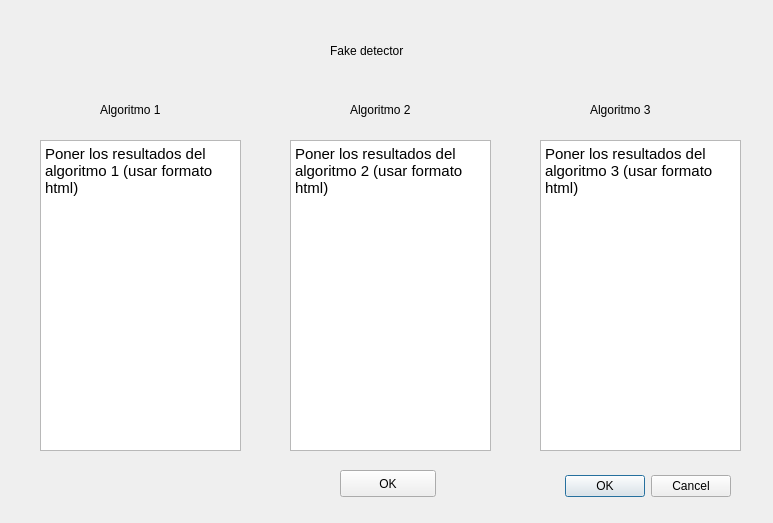
<?xml version="1.0" encoding="UTF-8"?>
<ui version="4.0">
 <class>FakeResults</class>
 <widget class="QDialog" name="FakeResults">
  <property name="geometry">
   <rect>
    <x>0</x>
    <y>0</y>
    <width>773</width>
    <height>523</height>
   </rect>
  </property>
  <property name="windowTitle">
   <string>Dialog</string>
  </property>
  <widget class="QDialogButtonBox" name="buttonBox">
   <property name="geometry">
    <rect>
     <x>560</x>
     <y>470</y>
     <width>171</width>
     <height>32</height>
    </rect>
   </property>
   <property name="orientation">
    <enum>Qt::Orientation::Horizontal</enum>
   </property>
   <property name="standardButtons">
    <set>QDialogButtonBox::StandardButton::Cancel|QDialogButtonBox::StandardButton::Ok</set>
   </property>
  </widget>
  <widget class="QLabel" name="tituloLabel">
   <property name="geometry">
    <rect>
     <x>330</x>
     <y>30</y>
     <width>151</width>
     <height>41</height>
    </rect>
   </property>
   <property name="text">
    <string>Fake detector</string>
   </property>
  </widget>
  <widget class="QLabel" name="algoritmo1Label">
   <property name="geometry">
    <rect>
     <x>100</x>
     <y>100</y>
     <width>91</width>
     <height>19</height>
    </rect>
   </property>
   <property name="text">
    <string>Algoritmo 1</string>
   </property>
  </widget>
  <widget class="QLabel" name="algoritmo2Label">
   <property name="geometry">
    <rect>
     <x>350</x>
     <y>100</y>
     <width>91</width>
     <height>19</height>
    </rect>
   </property>
   <property name="text">
    <string>Algoritmo 2</string>
   </property>
  </widget>
  <widget class="QLabel" name="algoritmo3Label">
   <property name="geometry">
    <rect>
     <x>590</x>
     <y>100</y>
     <width>91</width>
     <height>19</height>
    </rect>
   </property>
   <property name="text">
    <string>Algoritmo 3</string>
   </property>
  </widget>
  <widget class="QTextEdit" name="resultado1Text">
   <property name="geometry">
    <rect>
     <x>40</x>
     <y>140</y>
     <width>201</width>
     <height>311</height>
    </rect>
   </property>
   <property name="html">
    <string>&lt;!DOCTYPE HTML PUBLIC &quot;-//W3C//DTD HTML 4.0//EN&quot; &quot;http://www.w3.org/TR/REC-html40/strict.dtd&quot;&gt;
&lt;html&gt;&lt;head&gt;&lt;meta name=&quot;qrichtext&quot; content=&quot;1&quot; /&gt;&lt;meta charset=&quot;utf-8&quot; /&gt;&lt;style type=&quot;text/css&quot;&gt;
p, li { white-space: pre-wrap; }
hr { height: 1px; border-width: 0; }
li.unchecked::marker { content: &quot;\2610&quot;; }
li.checked::marker { content: &quot;\2612&quot;; }
&lt;/style&gt;&lt;/head&gt;&lt;body style=&quot; font-family:'Adwaita Sans'; font-size:11pt; font-weight:400; font-style:normal;&quot;&gt;
&lt;p style=&quot; margin-top:0px; margin-bottom:0px; margin-left:0px; margin-right:0px; -qt-block-indent:0; text-indent:0px;&quot;&gt;Poner los resultados del algoritmo 1 (usar formato html)&lt;/p&gt;&lt;/body&gt;&lt;/html&gt;</string>
   </property>
  </widget>
  <widget class="QTextEdit" name="resultado2Text">
   <property name="geometry">
    <rect>
     <x>290</x>
     <y>140</y>
     <width>201</width>
     <height>311</height>
    </rect>
   </property>
   <property name="html">
    <string>&lt;!DOCTYPE HTML PUBLIC &quot;-//W3C//DTD HTML 4.0//EN&quot; &quot;http://www.w3.org/TR/REC-html40/strict.dtd&quot;&gt;
&lt;html&gt;&lt;head&gt;&lt;meta name=&quot;qrichtext&quot; content=&quot;1&quot; /&gt;&lt;meta charset=&quot;utf-8&quot; /&gt;&lt;style type=&quot;text/css&quot;&gt;
p, li { white-space: pre-wrap; }
hr { height: 1px; border-width: 0; }
li.unchecked::marker { content: &quot;\2610&quot;; }
li.checked::marker { content: &quot;\2612&quot;; }
&lt;/style&gt;&lt;/head&gt;&lt;body style=&quot; font-family:'Adwaita Sans'; font-size:11pt; font-weight:400; font-style:normal;&quot;&gt;
&lt;p style=&quot; margin-top:0px; margin-bottom:0px; margin-left:0px; margin-right:0px; -qt-block-indent:0; text-indent:0px;&quot;&gt;Poner los resultados del algoritmo 2 (usar formato html)&lt;/p&gt;&lt;/body&gt;&lt;/html&gt;</string>
   </property>
  </widget>
  <widget class="QTextEdit" name="resultado3Text">
   <property name="geometry">
    <rect>
     <x>540</x>
     <y>140</y>
     <width>201</width>
     <height>311</height>
    </rect>
   </property>
   <property name="html">
    <string>&lt;!DOCTYPE HTML PUBLIC &quot;-//W3C//DTD HTML 4.0//EN&quot; &quot;http://www.w3.org/TR/REC-html40/strict.dtd&quot;&gt;
&lt;html&gt;&lt;head&gt;&lt;meta name=&quot;qrichtext&quot; content=&quot;1&quot; /&gt;&lt;meta charset=&quot;utf-8&quot; /&gt;&lt;style type=&quot;text/css&quot;&gt;
p, li { white-space: pre-wrap; }
hr { height: 1px; border-width: 0; }
li.unchecked::marker { content: &quot;\2610&quot;; }
li.checked::marker { content: &quot;\2612&quot;; }
&lt;/style&gt;&lt;/head&gt;&lt;body style=&quot; font-family:'Adwaita Sans'; font-size:11pt; font-weight:400; font-style:normal;&quot;&gt;
&lt;p style=&quot; margin-top:0px; margin-bottom:0px; margin-left:0px; margin-right:0px; -qt-block-indent:0; text-indent:0px;&quot;&gt;Poner los resultados del algoritmo 3 (usar formato html)&lt;/p&gt;&lt;/body&gt;&lt;/html&gt;</string>
   </property>
  </widget>
  <widget class="QPushButton" name="atrasButton">
   <property name="geometry">
    <rect>
     <x>340</x>
     <y>470</y>
     <width>96</width>
     <height>27</height>
    </rect>
   </property>
   <property name="text">
    <string>OK</string>
   </property>
  </widget>
 </widget>
 <resources/>
 <connections>
  <connection>
   <sender>buttonBox</sender>
   <signal>accepted()</signal>
   <receiver>FakeResults</receiver>
   <slot>accept()</slot>
   <hints>
    <hint type="sourcelabel">
     <x>248</x>
     <y>254</y>
    </hint>
    <hint type="destinationlabel">
     <x>157</x>
     <y>274</y>
    </hint>
   </hints>
  </connection>
  <connection>
   <sender>buttonBox</sender>
   <signal>rejected()</signal>
   <receiver>FakeResults</receiver>
   <slot>reject()</slot>
   <hints>
    <hint type="sourcelabel">
     <x>316</x>
     <y>260</y>
    </hint>
    <hint type="destinationlabel">
     <x>286</x>
     <y>274</y>
    </hint>
   </hints>
  </connection>
 </connections>
</ui>
